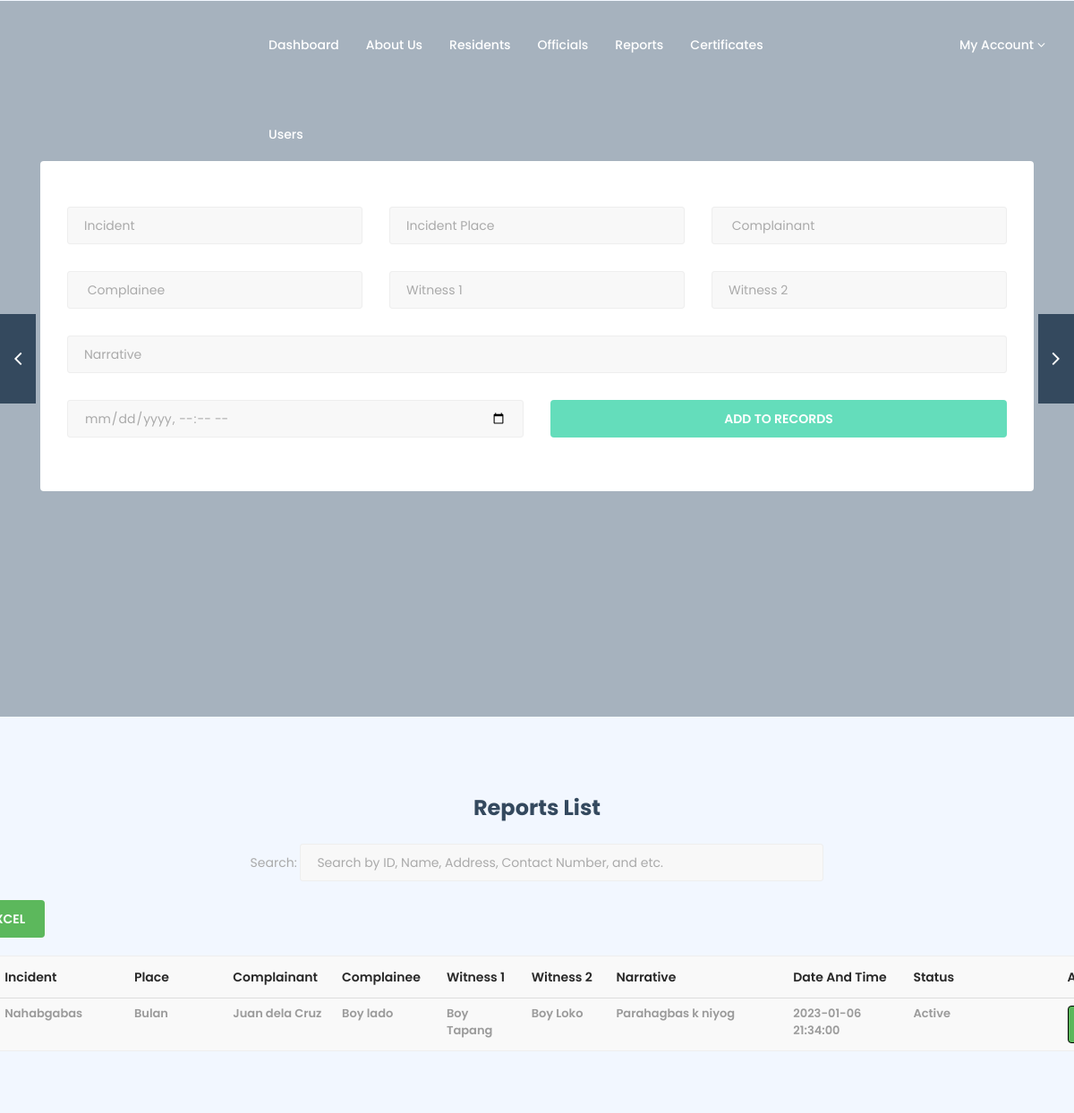
Page /admin/reports.php on the committed database.
### tables this page shows
CREATE TABLE `reports` (
  `reportid` tinyint(4) NOT NULL,
  `incident` text NOT NULL,
  `incidentplace` text NOT NULL,
  `complainant` text NOT NULL,
  `complainee` text NOT NULL,
  `witness1` text NOT NULL,
  `witness2` text NOT NULL,
  `narrative` text NOT NULL,
  `dateandtime` datetime NOT NULL DEFAULT current_timestamp(),
  `status` tinyint(4) NOT NULL
);

### admin/reports.php (the view, shortened to what this page needs)
<!DOCTYPE html>
<html dir="ltr" lang="en-US">
	<head>
		<link href="assets/css/external.css" rel="stylesheet">
		<link href="assets/css/bootstrap.min.css" rel="stylesheet">
		<link href="assets/css/style.css" rel="stylesheet">
	</head>
	<body>
		<div id="wrapper" class="wrapper clearfix">
				<?php include 'navbar.php'; ?>
		</div>
		</nav>
	</header>
		<section id="heroSearch" class="hero-search mtop-100 pt-0 pb-0">
		<div class="container">
			<div class="row">
				<div class="col-xs-12 col-sm-12 col-md-12">
					<div class="slider--content">
						<form class="mb-0" method="post" action="funcReports.php" enctype="multipart/form-data">
							<div class="form-box search-properties">
								<div class="row"><br>
									<div class="col-xs-12 col-sm-6 col-md-4">
										<div class="form-group">
											<div class="select--box">
												<input type="text" name="incident" class="form-control" id="select-incident" placeholder="Incident" required>
											</div>
										</div>
									</div>
									<div class="col-xs-12 col-sm-6 col-md-4">
										<div class="form-group">
											<div class="select--box">
												<input type="text" name="incidentplace" class="form-control" id="select-incidentplace" placeholder="Incident Place">
											</div>
										</div>
									</div>
									<div class="col-xs-12 col-sm-6 col-md-4">
										<div class="form-group">
											<div class="select--box">
												<input type="text" name="complainant" class="form-control" id="select-complainant" placeholder=" Complainant" required>
											</div>
										</div>
									</div>
									<div class="col-xs-12 col-sm-6 col-md-4">
										<div class="form-group">
											<div class="select--box">
												<input type="text" name="complainee" class="form-control" id="select-complainee" placeholder=" Complainee" required>
											</div>
										</div>
									</div>
									<div class="col-xs-12 col-sm-6 col-md-4">
										<div class="form-group">
											<div class="select--box">
												<input type="text" name="witness1" class="form-control" id="select-witness1" placeholder="Witness 1">
											</div>
										</div>
									</div>
									<div class="col-xs-12 col-sm-6 col-md-4">
										<div class="form-group">
											<div class="select--box">
												<input type="text" name="witness2" class="form-control" id="select-witness2" placeholder="Witness 2">
											</div>
										</div>
									</div>
									<div class="col-xs-12 col-sm-6 col-md-12">
										<div class="form-group">
											<div class="select--box">
												<input type="text" name="narrative" class="form-control" id="select-narrative" placeholder="Narrative" required>
											</div>
										</div>
									</div>
									<div class="col-xs-12 col-sm-6 col-md-6">
										<div class="form-group">
											<div class="select--box">
												<input type="datetime-local" name="dateandtime" class="form-control" id="select-dateandtime" placeholder="Date and Time" required>
											</div>
										</div>
									</div>
									<div class="col-xs-12 col-sm-6 col-md-6">
										<input type="submit" value="Add to Records" name="submit" class="btn btn--primary btn--block">
									</div>
								</div>
							</div>
						</form>
					</div>
				</div>
			</div>
		</div>
		<div class="carousel slider-navs" data-slide="1" data-slide-rs="1" data-autoplay="true" data-nav="true" data-dots="false" data-space="0" data-loop="true" data-speed="800">
		</div>
	</section>
	<section id="properties-carousel" class="properties-carousel pt-90 pb-90">
		<div class="container">
			<div class="row">
				<center><h5>Reports List</h5>
			Search: <input id="myInput" class="form-control" style="display:inline;width: 50%;" type="text" placeholder="Search by ID, Name, Address, Contact Number, and etc."></center><br>
			<?php
			$sql = "SELECT * FROM reports";
                        echo
                        "
                        <div class='container' style='width:1500px;margin-left:-130px'>
							<form method='POST' action='exportReports.php'>
								<input type='submit' value='export_excel' class='btn btn-success'>
							</form>
                        <table class='table table-striped'>
                        <thead>
                        <tr style = 'height: 30px;'>
                        <th style = 'width: 180px;'>Report ID</th>
                        <th style = 'width: 250px;'>Incident</th>
                        <th style = 'width: 250px;'>Place</th>
                        <th style = 'width: 150px;'>Complainant</th>
                        <th style = 'width: 150px;'>Complainee</th>
                        <th style = 'width: 150px;'>Witness 1</th>
                        <th style = 'width: 150px;'>Witness 2</th>
                        <th style = 'width: 450px;'>Narrative</th>
                        <th style = 'width: 300px;'>Date and Time</th>
                        <th style = 'width: 450px;'>Status</th>
                        <th style = 'width: 450px;'>Action</th>
                        </tr>";
                        $result = mysqli_query($cn,$sql);
                        while($row = mysqli_fetch_assoc($result))
                        {
                        	$query = mysqli_query($cn, "SELECT * FROM reports");
                                echo"<tbody id='myTable'>";
                                echo "<tr>";
                                echo "<td>" . $row['incident'] . " </td> ";
                                echo "<td>" . $row['incidentplace'] . " </td> ";
                                echo "<td>" . $row['complainant'] . " </td> ";
                                echo "<td>" . $row['complainee'] . " </td> ";
                                echo "<td>" . $row['witness1'] . " </td> ";
                                echo "<td>" . $row['witness2'] . " </td> ";
                                echo "<td>" . $row['narrative'] . " </td> ";
                                echo "<td>" . $row['dateandtime'] . "  </td> ";
                                if ($row['status'] == "0")
                                {
                                	$stat = "Active";
                                }
                                else {
                                	$stat = "Archived";
                                }
                                echo "<td>" . $stat . "</td> ";
                                echo "<td><a class='btn btn-success' style='width:49%;border:1px solid black;color:black' href='viewReports.php?id=" . $row['reportid'] . "'>Edit</a> ";
                                if ($row['status'] == "0")
                                {
                                	echo "<a class='btn btn-warning' style='width:49%;border:1px solid black;color:black' href='archiveReports.php?id=" . $row['reportid'] . "'>Archive</a></td> ";
                                }
                                else {
                                	echo "<a class='btn btn-warning' style='width:49%;border:1px solid black;color:black' href='activateReports.php?id=" . $row['reportid'] . "'>Restore</a></td> ";
                                }
                	}
                	echo '</table><br>';
                	?>
			</div>
		</div>
	</section>
</body>
</html>

### rows in the picture
reports: incident "Nahabgabas", incidentplace "Bulan", complainant "Juan dela Cruz", complainee "Boy lado", witness1 "Boy Tapang", witness2 "Boy Loko", narrative "Parahagbas k niyog", dateandtime "2023-01-06 21:34:00", status "Active"
